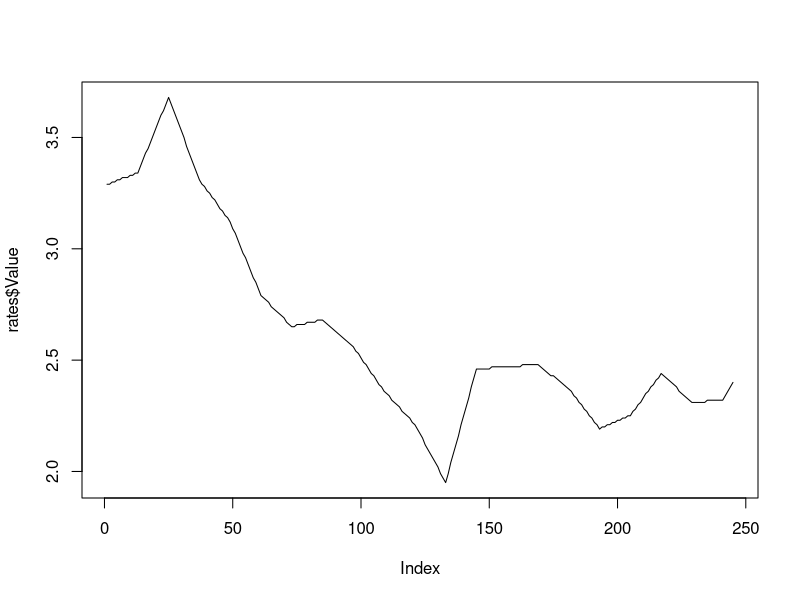
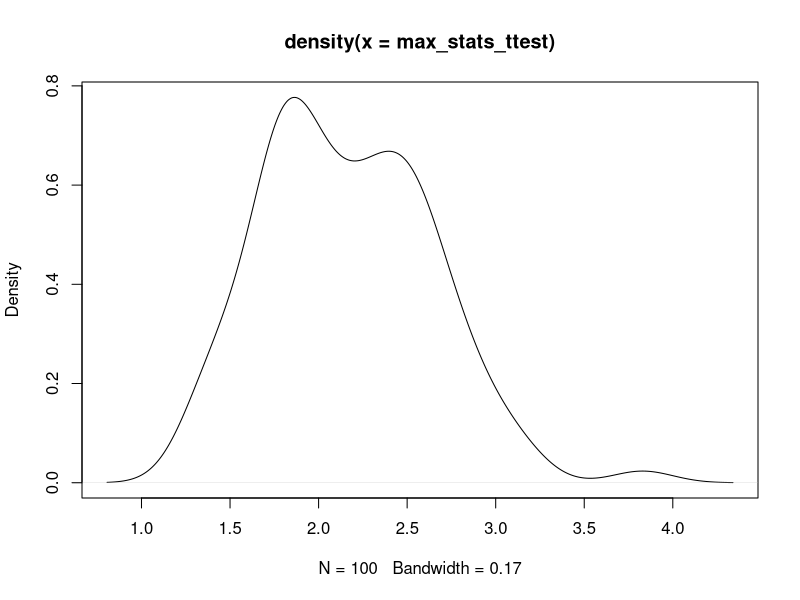
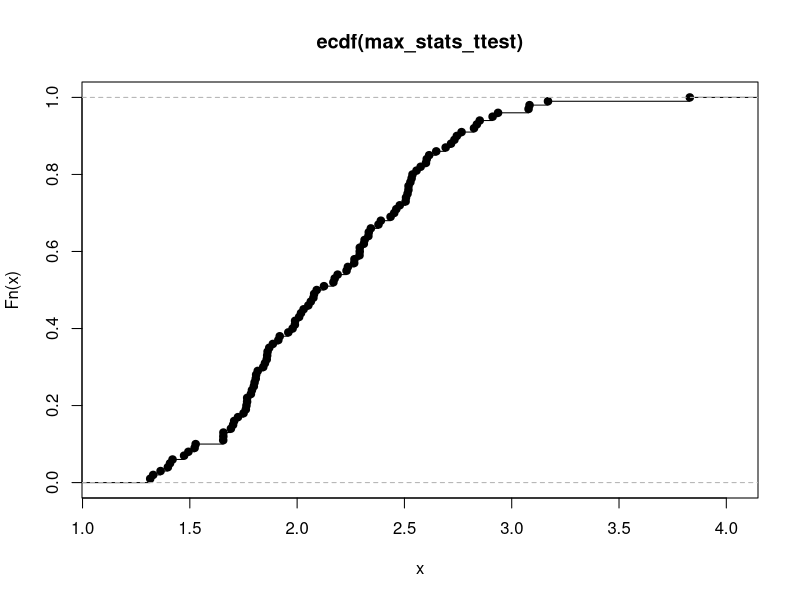
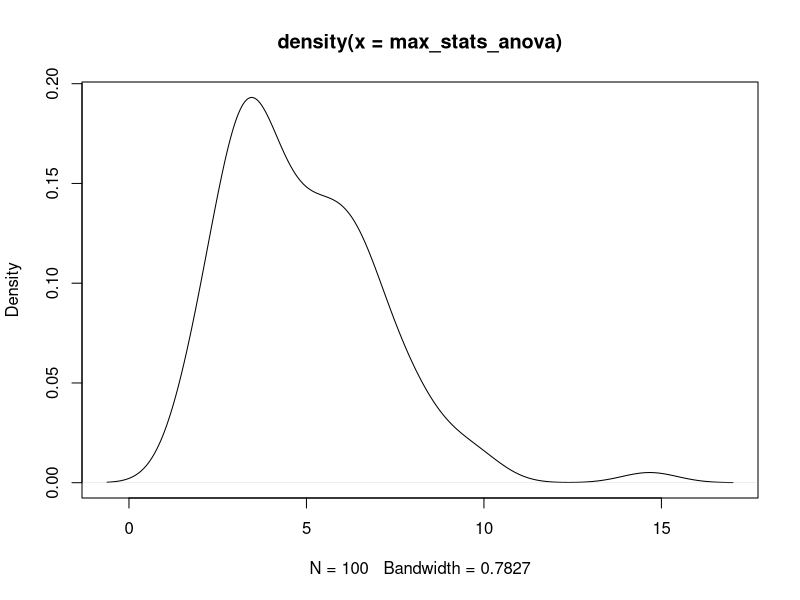
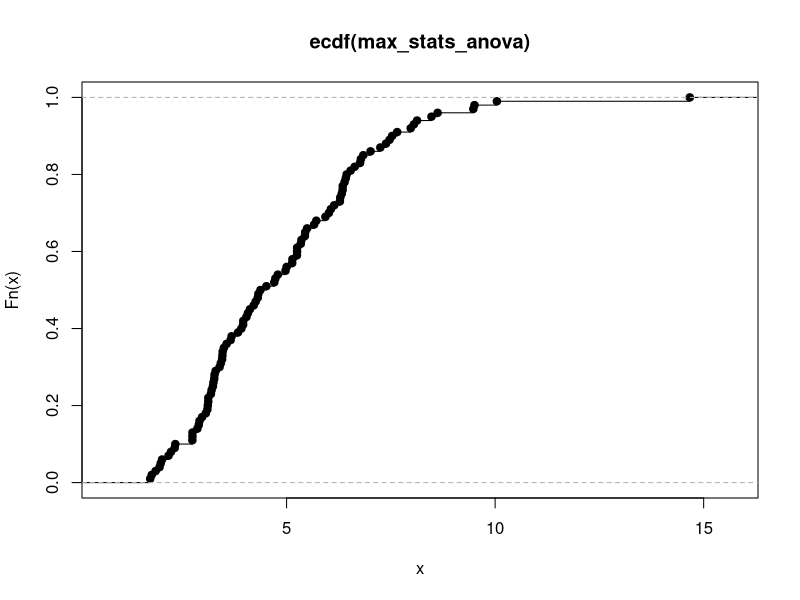

Recreate these plots in R, in order. (Note: this script raises an error after producing the figures.)
## ---- chunk 1
## Stream data into dataframe
#treasuryRates = read.csv("./FED-SVENPY.csv") #daily rates
treasuryRates = read.csv("10YTreasuryYield.csv") #monthly rates

## Subset dataframe to only include 10 year rates
#treasury10Y = subset(treasuryRates, select=c(Date,Value))
#treasury10Y = treasury10Y[complete.cases(treasury10Y), ]
rates = treasuryRates[1:245,]

# Plot for fun
#plot(treasury10Y)
plot(rates$Value, type="l")

## ---- chunk 2
set.seed(1000) # set seed to ensure replicable results

#parameters for sampling from standard normal distribution
n = length(rates$Value) # The sample size
sims = 100 # The number of simulations to replicate, also the length of discrete values in our Lambda Distribution
mu = 0 # The true expected mean value of our normal distribution
s = 1 # The true variance of our normal distribution

#generate random samples of size n
rs = matrix(rnorm(n*sims,mu,s), nrow=n, ncol=sims)

#function to perform t tests
#values: vector of float values
t_tests = function(values){
  index_end = length(values)
  #vectors to hold test statistics
  ttest_stats = c()
  #traverse through list and perform t tests
  for (i in 2:(index_end-2)){
    #perform t test
    ttest_results = t.test(c(values[1:i]), c(values[i+1:index_end]), alternative="two.sided", var.equal=TRUE)
    #add test statistic to list
    ttest_stats = c(ttest_stats, ttest_results$statistic)
  }
  #return max (absolute value) test statistic
  return(max(abs(ttest_stats)))
}


#function to perform anova tests
#rs:vector of float values
anova_tests <- function(rs){
  index_end = length(rs)
  #vectors to hold test statistics
  anovatest_stats = c()
  #traverse through list and perform anova tests
  for (i in 2:(index_end-2)){
    #create factors for anova test
    populations = factor(c(rep(c("a","b"), c(i,index_end-i))))
    #perform anova test
    anova_results = unlist(summary(aov(rs~populations)))
    #put test statistic in list
    anovatest_stats = c(anovatest_stats, anova_results[7])
  }
  #return max test statistic
  return(max(anovatest_stats))
}

#retrieve max test statistics from applying functions to matrix
max_stats_ttest = apply(rs, 2, t_tests)
max_stats_anova = apply(rs, 2, anova_tests)

## ---- chunk 3
#distribution using max values from t-tests
lambdaCDF_ttest = ecdf(max_stats_ttest)
plot(density(max_stats_ttest))
plot(lambdaCDF_ttest)

#distribution using max values from anova tests
lambdaCDF_anova = ecdf(max_stats_anova)
plot(density(max_stats_anova))
plot(lambdaCDF_anova)

## ---- chunk 4
set.seed(1000) # set seed to ensure replicable results

n = 1000 # The sample size
sims = 5000 # The number of simulations to replicate, also the length of discrete values in our Lambda Distribution
mu = 0 # The true expected mean value of our normal distribution
s = 1 # The true variance of our normal distribution

## A Monte Carlo Simulation Function to generate our Lambda Distribution ##
lambdaSimA = function(sims,n,mu,s) {
  l = abs(c(replicate(sims,(max(rnorm(n,mu,s)))),replicate(sims,(min(rnorm(n,mu,s))))))
  return(l)
}

## A Monte Carlo Simulation Function to generate our Lambda Distribution ##
lambdaSimB = function(sims,n,mu,s) {
  l = replicate(sims,(max(abs(rnorm(n,mu,s)))))
  return(l)
}

## Run the function to generate the Lambda Distribution ##
lambdaDistA = lambdaSimA(sims,n,mu,s)

lambdaDistB = lambdaSimB(sims,n,mu,s)

## Generate CDF of our Lambda Distribution later use to generate p-values at various critical values
lambdaCDF = ecdf(lambdaDist)

lambdaCDFb = ecdf(lambdaDistB)

# Create LambdaPVal function to create P-values from our underlyinf Lambda Distribution
lambdaPVal = function (x){
  return(1-lambdaCDF(x))
} 

## Return appropriate critical values of our Lambda Distribution to later test our F-Statistic against  
lambdaQTSa = quantile(lambdaDist, probs = c(0.90, 0.95, 0.975, 0.99, 0.999), na.rm = FALSE, names = FALSE, type = 1)

lambdaQTSb = quantile(lambdaDistB, probs = c(0.90, 0.95, 0.975, 0.99, 0.999), na.rm = FALSE, names = FALSE, type = 1)

## Visualization of our friendly Lambda PDF and CDF
par(mfrow=c(2,2))
hist(lambdaDist)
plot(density(lambdaDist))
plot(lambdaCDF)

plot(density(lambdaDistB))
plot(lambdaCDFb)

## ---- chunk 5

## A Resampling Simulation Function to generate our Lambda Distribution ##
lambdaResample = function(sims,x) {
  l = replicate(sims,(sample(x, size=1, replace=FALSE)))
  return(l)
}

## Run the function to generate the Lambda Distribution ##
lambdaDist2 = lambdaResample(sims,treasury10Y$SVENPY10)

## Generate CDF of our Lambda Distribution later use to generate p-values at various critical values
lambdaCDF2 = ecdf(lambdaDist2)

# Create LambdaPVal function to create P-values from our underlyinf Lambda Distribution
lambdaPVal2 = function (x){
  return(1-lambdaCDF2(x))
} 

## Return appropriate critical values of our Lambda Distribution to later test our F-Statistic against  
lambdaQTS2 = quantile(lambdaDist2, probs = c(0.90, 0.95, 0.975, 0.99, 0.999), na.rm = FALSE, names = FALSE, type = 1)

## Visualization of our friendly Lambda PDF and CDF
par(mfrow=c(2,2))
hist(lambdaDist2)
plot(density(lambdaDist2))
plot(lambdaCDF2)

## ---- chunk 6
changepoint_search = function(rate_list, indexer){
  #initialize indexer
  if(indexer == 0) {
        indexer = indexer + 2
  }
  #if list isn't long enough, can't perform test
  if (length(rate_list) < 4){
    return ("Can't perform analysis")
  }
  #otherwise, perform the test
  else{ 
    #perform t test: is mean of first n items different from mean of remaining m items?
    ttest_results = t.test(c(rate_list[1:(indexer)]), c(rate_list[(indexer+1):length(rate_list)]), alternative="two.sided", var.equal=FALSE)
    t_stat = ttest_results$statistic
    
    #get critical val
    c_val = lambdaQTS3[3] # TODO
    #compare test stat to critical val
    if (abs(t_stat) > c_val){ 
      return (cat("value:", rate_list[indexer], "index", indexer))
    }
    #otherwise, no change found
    else{
      #if there aren't enough values left, stop searching
      if(length(rate_list[(indexer+1):length(rate_list)]) < 2){
        return ("Done comparing: no changepoint detected")
      }
      #otherwise, keep searching
      else{
        #cat("indexer:", indexer) #print debugging
        #move down the list
        indexer = indexer + 1
        return (changepoint_search(rate_list, indexer))
      }
    } 
  }
}

